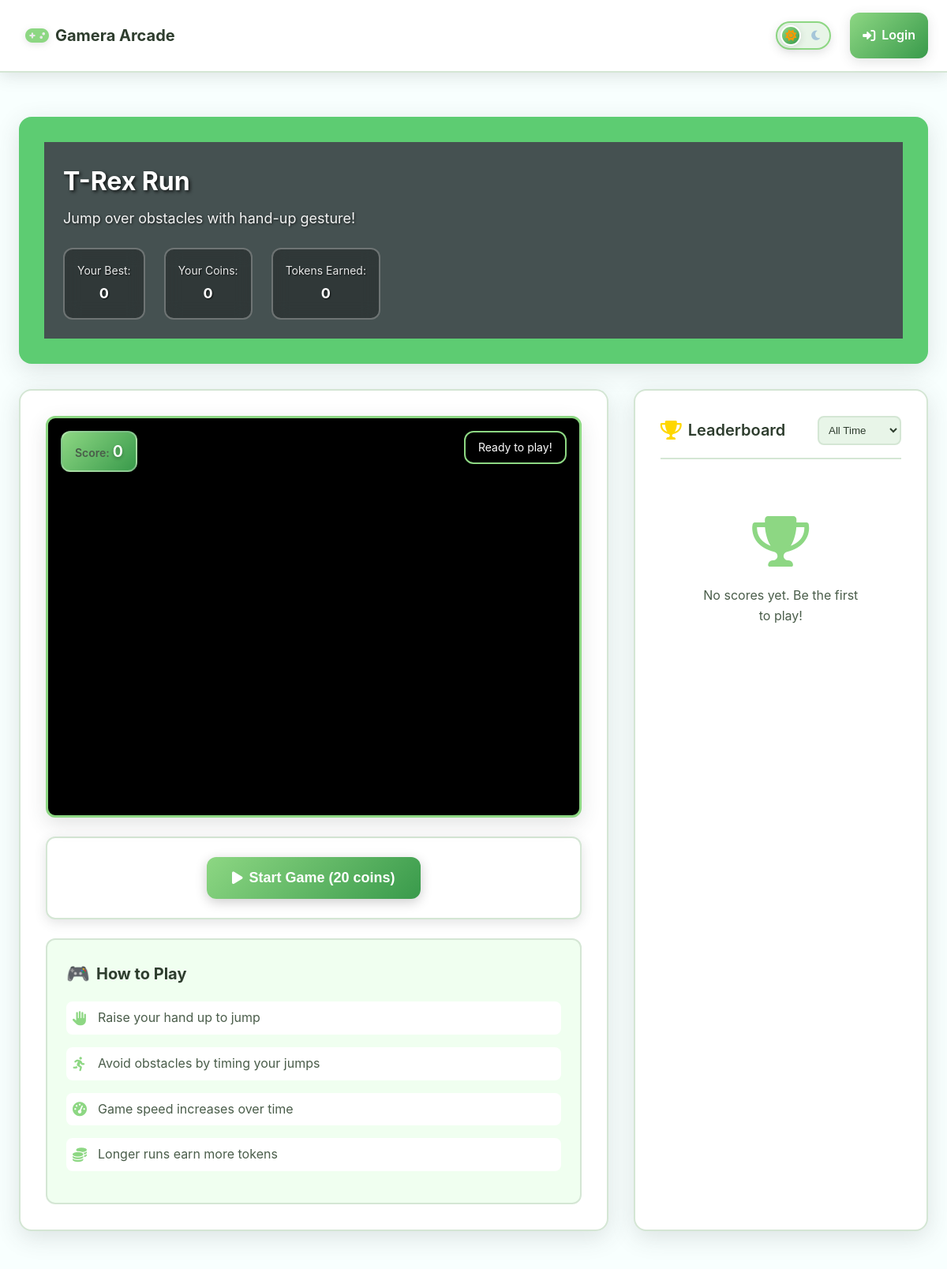
The page /game/trex_run (upper part) on the database as committed earlier.
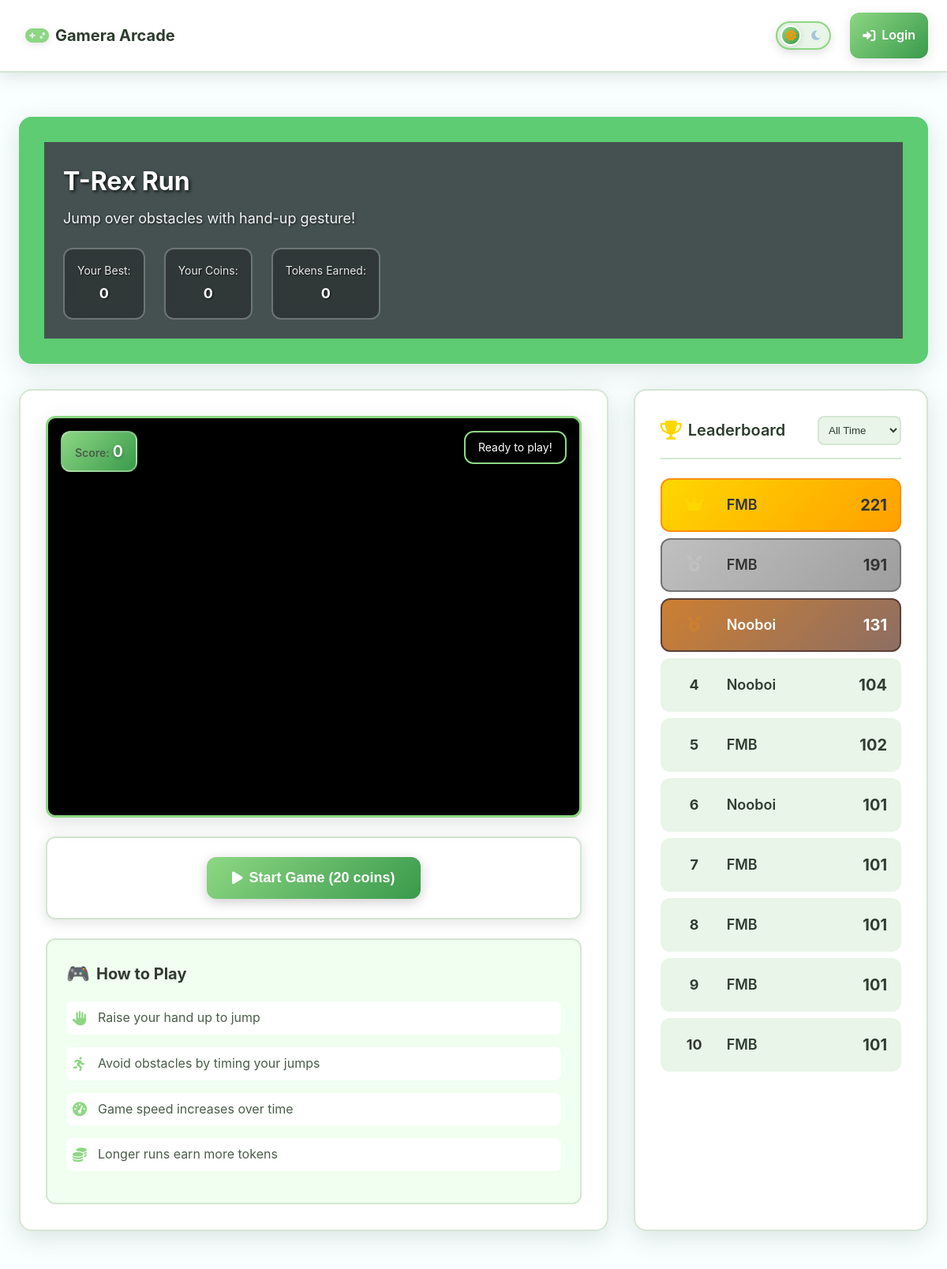
The same page on the database as committed later.
### app.py (models this page shows)
class Score(db.Model):
    id = db.Column(db.Integer, primary_key=True)
    user_id = db.Column(db.Integer, db.ForeignKey('user.id'), nullable=False)
    game_name = db.Column(db.String(50), nullable=False)
    score = db.Column(db.Integer, nullable=False)
    tokens_earned = db.Column(db.Integer, default=0)
    created_at = db.Column(db.DateTime, default=datetime.utcnow)

class User(db.Model):
    id = db.Column(db.Integer, primary_key=True)
    username = db.Column(db.String(80), unique=True, nullable=False)
    email = db.Column(db.String(120), unique=True, nullable=False)
    password_hash = db.Column(db.String(120), nullable=False)
    wallet_address = db.Column(db.String(42), nullable=True)  # Web3 wallet address
    tokens = db.Column(db.Integer, default=1000)  # Game tokens earned
    created_at = db.Column(db.DateTime, default=datetime.utcnow)
    scores = db.relationship('Score', backref='user', lazy=True)

### app.py (the view)
@app.route('/game/<game_id>')
def game(game_id):
    if game_id not in GAMES_CONFIG:
        flash('Game not found!', 'error')
        return redirect(url_for('index'))
    game_config = GAMES_CONFIG[game_id]
    leaderboard = db.session.query(Score, User.username)\
        .join(User)\
        .filter(Score.game_name == game_id)\
        .order_by(Score.score.desc())\
        .limit(10)\
        .all()
    user = None
    if 'user_id' in session:
        user = User.query.get(session['user_id'])
    return render_template('game.html',
                         game_id=game_id,
                         game_config=game_config,
                         leaderboard=leaderboard,
                         user=user)

### templates/game.html (shortened to what this page needs)
{% extends "layout.html" %}
{% block content %}
<div class="game-page">
  <div class="game-header">
      <div class="game-header-content">
          <div class="game-info" style="background-color:rgb(69, 81, 81);">
              <h1 class="game-title">{{ game_config.name }}</h1>
              <p class="game-description">{{ game_config.description }}</p>
              <div class="game-stats">
                  <div class="stat-item">
                      <span class="stat-label">Your Best:</span>
                      <span class="stat-value" id="personalBest">Loading...</span>
                  </div>
                  <div class="stat-item">
                      <span class="stat-label">Your Coins:</span>
                      <span class="stat-value" id="userCoins">{% if user %}{{ user.tokens }}{% else %}0{% endif %}</span>
                  </div>
                  <div class="stat-item">
                      <span class="stat-label">Tokens Earned:</span>
                      <span class="stat-value" id="tokensEarned">0</span>
                  </div>
              </div>
          </div>
      </div>
  </div>
  <div class="game-content">
      <div class="game-canvas-section">
          <div class="canvas-container">
              {% if game_config.status == 'active' %}
                  <div class="game-overlay-ui">
                      <div class="score-display">
                          <span class="score-label">Score:</span>
                          <span class="score-value" id="currentScore">0</span>
                      </div>
                      <div class="game-status" id="gameStatus">
                          Ready to play!
                      </div>
                  </div>
              {% endif %}
          </div>
          {% if game_config.status == 'active' %}
              <div class="game-controls-bottom">
                  <button class="game-btn primary" id="startGameBtn" onclick="startGame()">
                      <i class="fas fa-play"></i>
                      Start Game (20 coins)
                  </button>
              </div>
          {% endif %}
          <div class="game-instructions">
              <h3>How to Play</h3>
              {% if game_id == 'fruit_ninja' %}
                  <ul>
                      <li><i class="fas fa-hand-paper"></i> Show your hand to the camera</li>
                      <li><i class="fas fa-arrows-alt"></i> Make quick swipe gestures to slice fruits</li>
                      <li><i class="fas fa-target"></i> Don't let fruits fall - you'll lose lives!</li>
                      <li><i class="fas fa-coins"></i> Higher scores earn more tokens</li>
                      <li><i class="fas fa-lightbulb"></i> Make sure you have good lighting for hand detection</li>
                  </ul>
              {% elif game_id == 'trex_run' %}
                  <ul>
                      <li><i class="fas fa-hand-paper"></i> Raise your hand up to jump</li>
                      <li><i class="fas fa-running"></i> Avoid obstacles by timing your jumps</li>
                      <li><i class="fas fa-tachometer-alt"></i> Game speed increases over time</li>
                      <li><i class="fas fa-coins"></i> Longer runs earn more tokens</li>
                  </ul>
              {% endif %}
          </div>
      </div>
      <div class="leaderboard-section">
          <div class="leaderboard-header">
              <h3 class="leaderboard-title">
                  <i class="fas fa-trophy"></i>
                  Leaderboard
              </h3>
              <div class="leaderboard-filter">
                  <select id="leaderboardFilter" onchange="filterLeaderboard()">
                      <option value="all">All Time</option>
                  </select>
              </div>
          </div>
          <div class="leaderboard-list">
              {% if leaderboard %}
                  {% for score, username in leaderboard %}
                      <div class="leaderboard-item {% if loop.index <= 3 %}top-{{ loop.index }}{% endif %}">
                          <div class="rank">
                              {% if loop.index == 1 %}
                                  <i class="fas fa-crown gold"></i>
                              {% elif loop.index == 2 %}
                                  <i class="fas fa-medal silver"></i>
                              {% elif loop.index == 3 %}
                                  <i class="fas fa-medal bronze"></i>
                              {% else %}
                                  <span class="rank-number">{{ loop.index }}</span>
                              {% endif %}
                          </div>
                          <div class="player-info">
                              <span class="player-name">{{ username }}</span>
                              <span class="player-score">{{ score.score }}</span>
                          </div>
                      </div>
                  {% endfor %}
              {% else %}
                  <div class="empty-leaderboard">
                      <i class="fas fa-trophy"></i>
                      <p>No scores yet. Be the first to play!</p>
                  </div>
              {% endif %}
          </div>
      </div>
  </div>
</div>
{% endblock %}

### templates/layout.html (shortened to what this page needs)
<!DOCTYPE html>
<html lang="en">
<head>
    <link rel="stylesheet" href="{{ url_for('static', filename='css/style.css') }}">
    <link href="https://cdnjs.cloudflare.com/ajax/libs/font-awesome/6.0.0/css/all.min.css" rel="stylesheet">
</head>
<body>
    <nav class="navbar">
        <div class="nav-container">
            <div class="nav-brand">
                <a href="{{ url_for('index') }}" class="brand-link">
                    <i class="fas fa-gamepad brand-icon"></i>
                    <span class="brand-text">Gamera Arcade</span>
                </a>
            </div>
            <div class="nav-controls">
                <div class="theme-toggle">
                    <label for="theme-switch" class="theme-label">
                        <i class="fas fa-sun sun-icon"></i>
                        <i class="fas fa-moon moon-icon"></i>
                        <span class="toggle-slider"></span>
                    </label>
                </div>
                <div class="profile-dropdown">
                    {% if session.user_id %}
                        <button class="profile-btn" onclick="toggleDropdown()">
                            <i class="fas fa-user-circle"></i>
                            <span>{{ session.username }}</span>
                            <i class="fas fa-chevron-down dropdown-arrow"></i>
                        </button>
                        <div class="dropdown-menu" id="profileDropdown">
                            <a href="{{ url_for('profile') }}" class="dropdown-item">
                                <i class="fas fa-user"></i> Profile
                            </a>
                            <a href="#" class="dropdown-item" onclick="connectWallet()">
                                <i class="fas fa-wallet"></i> Connect Wallet
                            </a>
                            <div class="dropdown-divider"></div>
                            <a href="{{ url_for('logout') }}" class="dropdown-item">
                                <i class="fas fa-sign-out-alt"></i> Logout
                            </a>
                        </div>
                    {% else %}
                        <a href="{{ url_for('auth') }}" class="auth-btn">
                            <i class="fas fa-sign-in-alt"></i>
                            <span>Login</span>
                        </a>
                    {% endif %}
                </div>
            </div>
        </div>
    </nav>
    <main class="main-content">
        {% block content %}{% endblock %}
    </main>
</body>
</html>

Rows that differ between the two databases and show on the page:
added Score: username "FMB", score "221"
added Score: username "FMB", score "191"
added Score: username "Nooboi", score "131"
added Score: username "Nooboi", score "104"
added Score: username "FMB", score "102"
added Score: username "Nooboi", score "101"
added Score: username "FMB", score "101"
added Score: username "FMB", score "101"
added Score: username "FMB", score "101"
added Score: username "FMB", score "101"
Other text that changed with them:
text no longer shown: "No scores yet. Be the first to play!"
